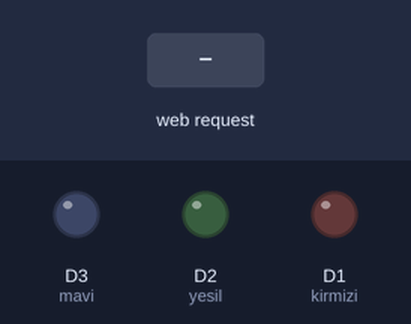
A sketch run on a simulated ESP8266 (Wemos D1 mini). Parts: output pins drawn as LEDs (lit = HIGH). The inputs (shaded band) are chosen by the test bench. WiFi joins after 1.5 s; servers stay silent unless stated; what the sketch prints to the serial monitor is not drawn.

Above: at 2.7 s.
2.8 s: HTTP request GET /kirmizi/on received
At 4.0 s:
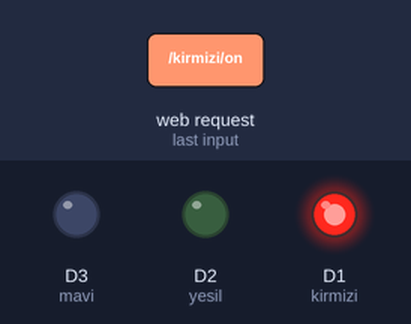
4.3 s: HTTP request GET /yesil/on received
At 5.3 s:
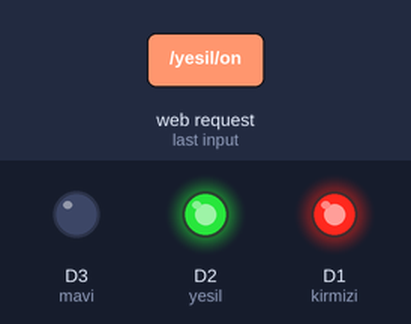
5.8 s: HTTP request GET /kirmizi/off received
At 6.5 s:
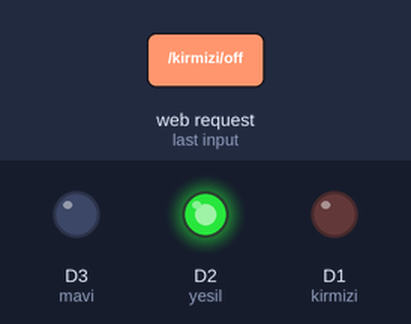
7.3 s: HTTP request GET /mavi/on received
At 7.6 s:
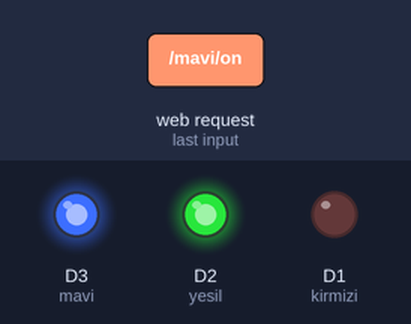
8.8 s: HTTP request GET /yesil/off received
At 9.9 s:
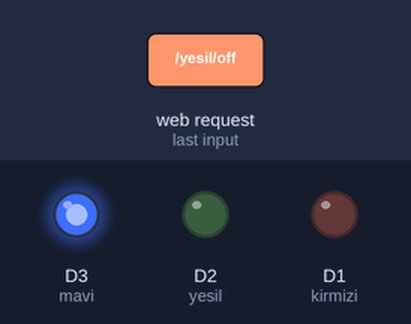
10.3 s: HTTP request GET /kirmizi/on received
At 11.1 s:
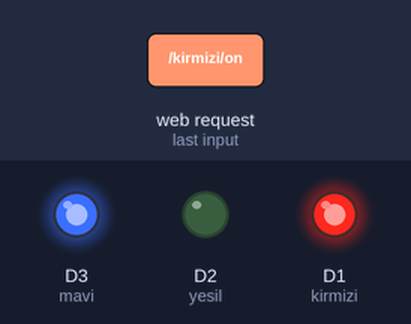
Timing chart, 0 to 12.8 s (numbered marks = the images above; inputs shaded):
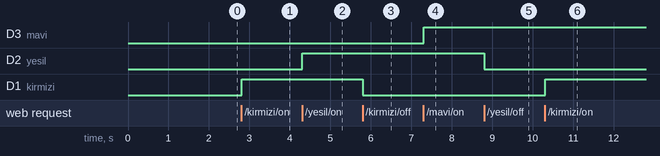

Measured:
- after the input at 2.8 s, D1 (kirmizi): LOW → HIGH at once
- after the input at 4.3 s, D2 (yesil): LOW → HIGH at once
- after the input at 5.8 s, D1 (kirmizi): HIGH → LOW at once
- after the input at 7.3 s, D3 (mavi): LOW → HIGH at once
- after the input at 8.8 s, D2 (yesil): HIGH → LOW at once
- after the input at 10.3 s, D1 (kirmizi): LOW → HIGH at once

The sketch:

RGB-Online_On-Off_8_renk.ino
```cpp
// Load Wi-Fi library
#include <ESP8266WiFi.h>

// Replace with your network credentials
const char* ssid     = "Wifi Adı";
const char* password = "Wifi şifresi";

// Set web server port number to 80
WiFiServer server(80);

// Variable to store the HTTP request
String header;

// Auxiliar variables to store the current output state
String kirmiziState = "off";
String yesilState = "off";
String maviState = "off";

// Assign output variables to GPIO pins
const int kirmizi = D1;
const int yesil = D2;
const int mavi = D3;

// Current time
unsigned long currentTime = millis();
// Previous time
unsigned long previousTime = 0;
// Define timeout time in milliseconds (example: 2000ms = 2s)
const long timeoutTime = 2000;

void setup() {
  Serial.begin(115200);
  // Initialize the output variables as outputs
  pinMode(kirmizi, OUTPUT);
  pinMode(yesil, OUTPUT);
  pinMode(mavi, OUTPUT);
  // Set outputs to LOW
  digitalWrite(kirmizi, LOW);
  digitalWrite(yesil, LOW);
  digitalWrite(mavi, LOW);

  //Static IP address configuration
IPAddress staticIP(192, 168, 1, 50); //ESP static ip
IPAddress gateway(192, 168, 1, 1);   //IP Address of your WiFi Router (Gateway)
IPAddress subnet(255, 255, 255, 0);  //Subnet mask
IPAddress dns(8, 8, 8, 8);  //DNS


const char* deviceName = "Cruiser RGB Mouse";

  // Connect to Wi-Fi network with SSID and password
  Serial.print("Connecting to ");
  Serial.println(ssid);


WiFi.hostname(deviceName);      // DHCP Hostname (useful for finding device for static lease)
  WiFi.config(staticIP, subnet, gateway, dns);
  WiFi.begin(ssid, password);


  while (WiFi.status() != WL_CONNECTED) {
    delay(500);
    Serial.print(".");
  }
  // Print local IP address and start web server
  Serial.println("");
  Serial.println("WiFi connected.");
  Serial.println("IP address: ");
  Serial.println(WiFi.localIP());
  server.begin();
}

void loop(){
  WiFiClient client = server.available();   // Listen for incoming clients

  if (client) {                             // If a new client connects,
    Serial.println("New Client.");          // print a message out in the serial port
    String currentLine = "";                // make a String to hold incoming data from the client
    currentTime = millis();
    previousTime = currentTime;
    while (client.connected() && currentTime - previousTime <= timeoutTime) { // loop while the client's connected
      currentTime = millis();
      if (client.available()) {             // if there's bytes to read from the client,
        char c = client.read();             // read a byte, then
        Serial.write(c);                    // print it out the serial monitor
        header += c;
        if (c == '\n') {                    // if the byte is a newline character
          // if the current line is blank, you got two newline characters in a row.
          // that's the end of the client HTTP request, so send a response:
          if (currentLine.length() == 0) {
            // HTTP headers always start with a response code (e.g. HTTP/1.1 200 OK)
            // and a content-type so the client knows what's coming, then a blank line:
            client.println("HTTP/1.1 200 OK");
            client.println("Content-type:text/html");
            client.println("Connection: close");
            client.println();

            // turns the GPIOs on and off
            if (header.indexOf("GET /kirmizi/on") >= 0) {
              Serial.println("kirmizi on");
              kirmiziState = "on";
              digitalWrite(kirmizi, HIGH);

            } else if (header.indexOf("GET /kirmizi/off") >= 0) {
              Serial.println("kirmizi off");
              kirmiziState = "off";
              digitalWrite(kirmizi, LOW);
            } else if (header.indexOf("GET /yesil/on") >= 0) {
              Serial.println("yesil on");
              yesilState = "on";
              digitalWrite(yesil, HIGH);
            } else if (header.indexOf("GET /yesil/off") >= 0) {
              Serial.println("yesil off");
              yesilState = "off";
              digitalWrite(yesil, LOW);
            }
            else if (header.indexOf("GET /mavi/on") >= 0) {
              Serial.println("mavi on");
              maviState = "on";
              digitalWrite(mavi, HIGH);
            } else if (header.indexOf("GET /mavi/off") >= 0) {
              Serial.println("mavi off");
              maviState = "off";
              digitalWrite(mavi, LOW);
            }

            // Display the HTML web page
            client.println("<!DOCTYPE html><html>");
            client.println("<head><meta name=\"viewport\" content=\"width=device-width, initial-scale=1\">");
            client.println("<link rel=\"icon\" href=\"data:,\">");
            // CSS to style the on/off buttons
            // Feel free to change the background-color and font-size attributes to fit your preferences
            client.println("<style>html { font-family: Helvetica; display: inline-block; margin: 0px auto; text-align: center;}");
            client.println(".button { background-color: #195B6A; border: none; color: white; padding: 16px 40px;");
            client.println("text-decoration: none; font-size: 30px; margin: 2px; cursor: pointer;}");
            client.println(".button2 {background-color: #77878A;}</style></head>");

            // Web Page Heading
            client.println("<body><h1>Cruiser RGB Mouse</h1>");

            // Display current state, and ON/OFF buttons for GPIO 5
            client.println("<p>KIRMIZI Renk " + kirmiziState + "</p>");
            // If the kirmiziState is off, it displays the ON button
            if (kirmiziState=="off") {
              client.println("<p><a href=\"/kirmizi/on\"><button class=\"button\">ON</button></a></p>");
            } else {
              client.println("<p><a href=\"/kirmizi/off\"><button class=\"button button2\">OFF</button></a></p>");
            }

            // Display current state, and ON/OFF buttons for GPIO 4
            client.println("<p>YESIL Renk " + yesilState + "</p>");
            // If the yesilState is off, it displays the ON button
            if (yesilState=="off") {
              client.println("<p><a href=\"/yesil/on\"><button class=\"button\">ON</button></a></p>");
            } else {
              client.println("<p><a href=\"/yesil/off\"><button class=\"button button2\">OFF</button></a></p>");
            }
              // Display current state, and ON/OFF buttons for GPIO 4
            client.println("<p>MAVI Renk " + maviState + "</p>");
            // If the maviState is off, it displays the ON button
            if (maviState=="off") {
              client.println("<p><a href=\"/mavi/on\"><button class=\"button\">ON</button></a></p>");
            } else {
              client.println("<p><a href=\"/mavi/off\"><button class=\"button button2\">OFF</button></a></p>");
            }
            client.println("</body></html>");

            // The HTTP response ends with another blank line
            client.println();
            // Break out of the while loop
            break;
          } else { // if you got a newline, then clear currentLine
            currentLine = "";
          }
        } else if (c != '\r') {  // if you got anything else but a carriage return character,
          currentLine += c;      // add it to the end of the currentLine
        }
      }
    }
    // Clear the header variable
    header = "";
    // Close the connection
    client.stop();
    Serial.println("Client disconnected.");
    Serial.println("");
  }
}
```
